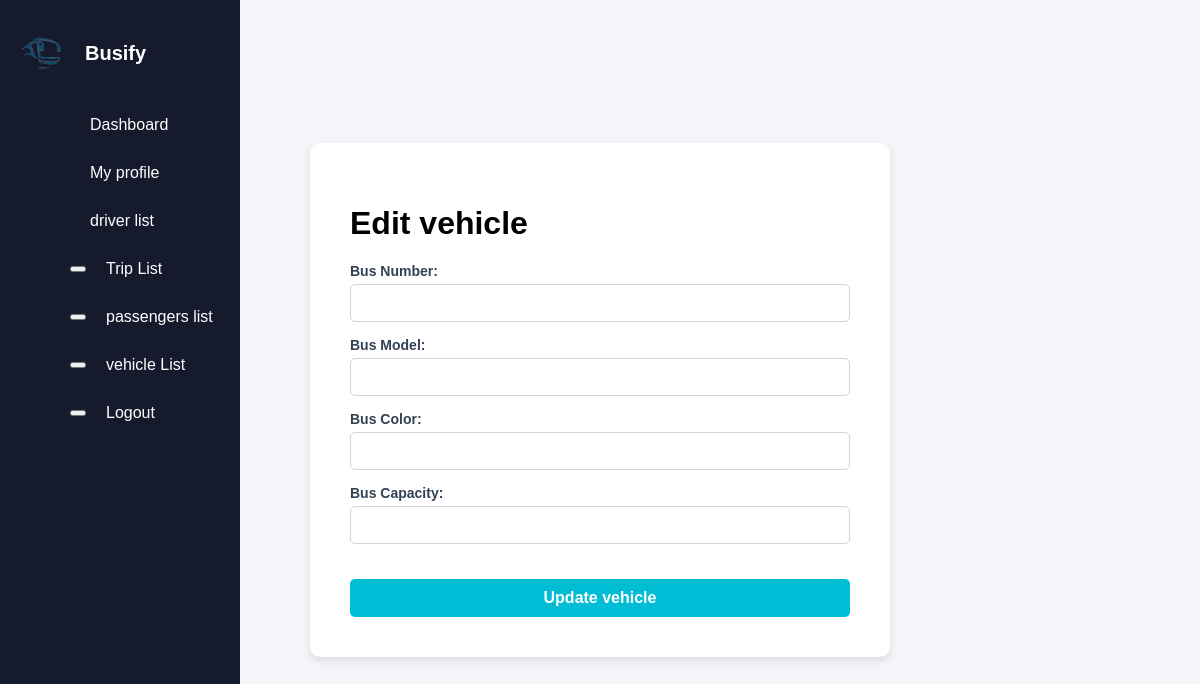
Before: /Frontend/admin/vehicles/edit_vehicle.php?id=500 with the older database file.
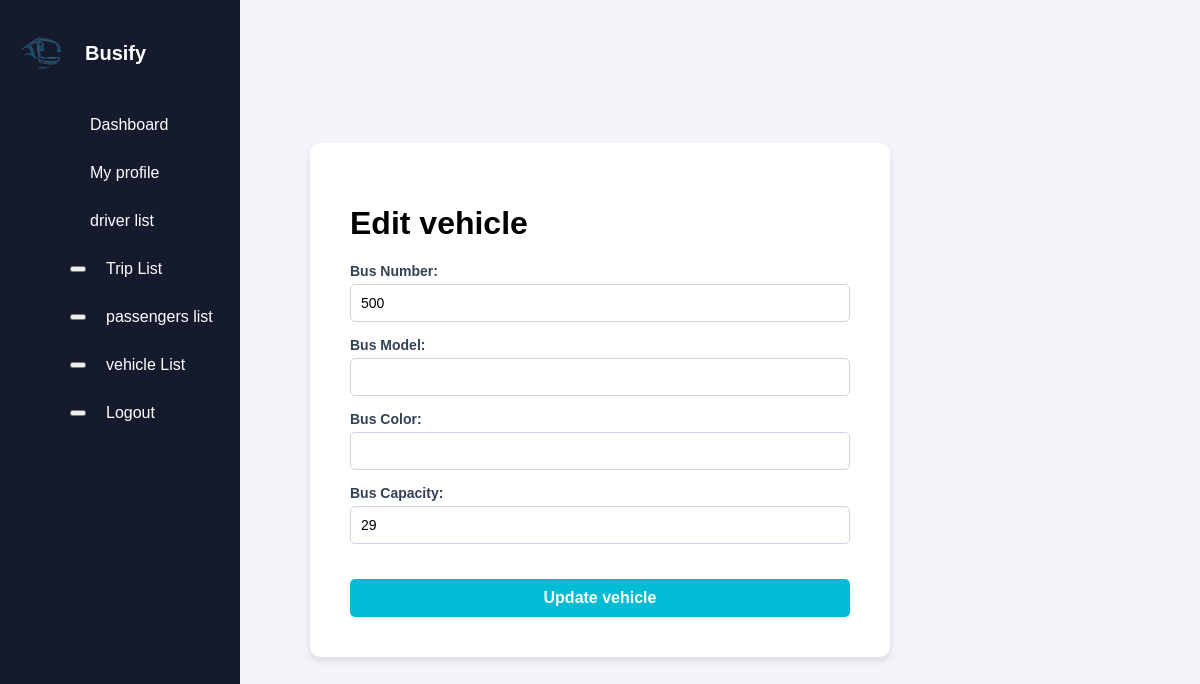
After: the same page with the newer database file.
### tables this page shows
CREATE TABLE `buses` (
  `id` int(25) NOT NULL,
  `bus_number` varchar(25) NOT NULL,
  `source` varchar(50) NOT NULL,
  `destination` varchar(50) NOT NULL,
  `time` time(5) NOT NULL,
  `date` date NOT NULL,
  `price` varchar(50) NOT NULL,
  `available_seats` varchar(50) NOT NULL
);

### Frontend/admin/vehicles/edit_vehicle.php (the view, shortened to what this page needs)
<?php
require_once '../../../Backend/ConnectDB.php';
$id = $_GET['id'];
$query = "SELECT * FROM buses WHERE bus_number = $id";
$result = mysqli_query($conn, $query);
$bus = mysqli_fetch_assoc($result);
?>
<!DOCTYPE html>
<html lang="en">
<head>
    <link type="text/css" rel="stylesheet" href="../css/Add_drive.css">
    <link type="text/css" rel="stylesheet" href="../css/sidebar.css">
</head>
<body>
<aside class="sidebar">
    <div class="sidebar-header">
      <img src="../../Supportive Files/logo.png" alt="logo" />
      <h2>Busify</h2>
    </div>
    <ul class="sidebar-links">
      <li>
        <a href="../AdminDashboard.php">
          <span class="material-symbols-outlined"></span>Dashboard</a>
      </li>
      <li>
        <a href="../AdminProfile.php"><span class="material-symbols-outlined"></span>My profile</a>
      </li>
      <li>
        <a href="../driver/Drivers.php"><span class="material-symbols-outlined"></span>driver list</a>
      </li>
      <li>
        <a  href="../trips/Trips.php"><button><span class="material-symbols-outlined"></span></button>Trip List</a>
      </li>
      <li>
        <a  href="../passengers/passengers.php"><button><span class="material-symbols-outlined"></span></button>passengers list</a>
      </li>
      <li>
        <a href="../vehicles/vehicles.php"><button><span class="material-symbols-outlined"></span></button>vehicle List</a>
      </li>
      <li>
        <a href="../passengerSignIn.php"><button><span class="material-symbols-outlined"></span></button>Logout</a>
      </li>
    </ul>
  </aside>
  <div class="driver__signup__page">
  <h1>Edit vehicle</h1>
    <form method="POST" action="edit_vehicle.php?id=<?php echo $id; ?>" class="edit-form">
    <div class="input__fields">
        <label for="bus_number">Bus Number: </label>
        <input class="input" type="text" id="bus_number" name="bus_number" value="<?php echo $bus['bus_number']; ?>" required>
        </div>
        <div class="input__fields">
        <label for="source">Bus Model: </label>
        <input class="input" type="text" id="source" name="bus_model" value="<?php echo $bus['bus_model']; ?>" required>
        </div>
        <div class="input__fields">
        <label for="destination">Bus Color: </label>
        <input class="input" type="text" id="destination" name="bus_color" value="<?php echo $bus['bus_color']; ?>" required>
        </div>
        <div class="input__fields">
        <label for="available_seats">Bus Capacity: </label>
        <input class="input" type="text" id="available_seats" name="available_seats" value="<?php echo $bus['available_seats']; ?>" required>
        </div>
        <button class="submit__button" type="submit">Update vehicle</button>
    </form>
</div>
</body>
</html>

Changed rows visible on the page:
now on this page (row edited): buses: bus_number "500", available_seats "29"
